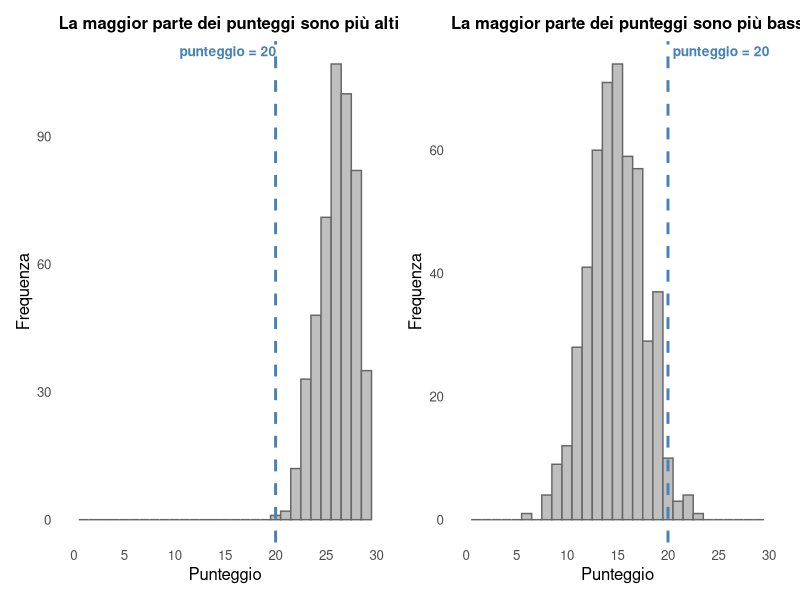
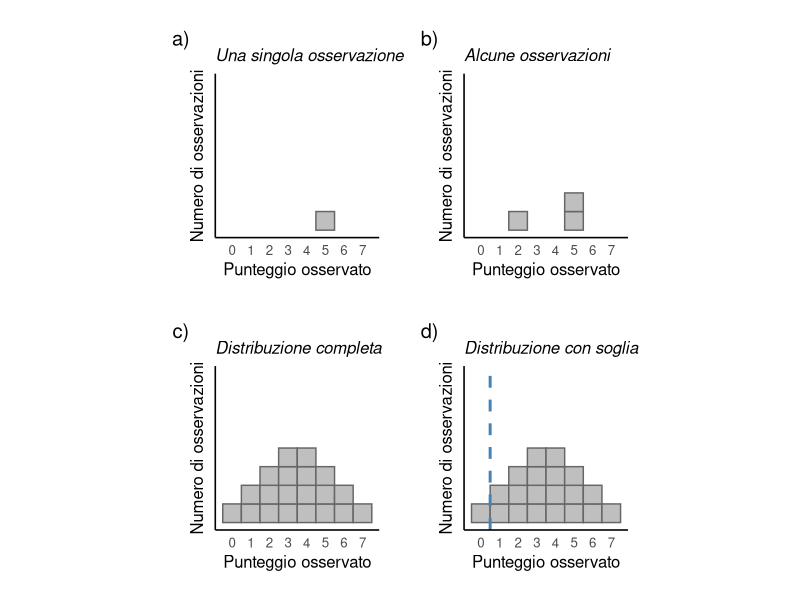
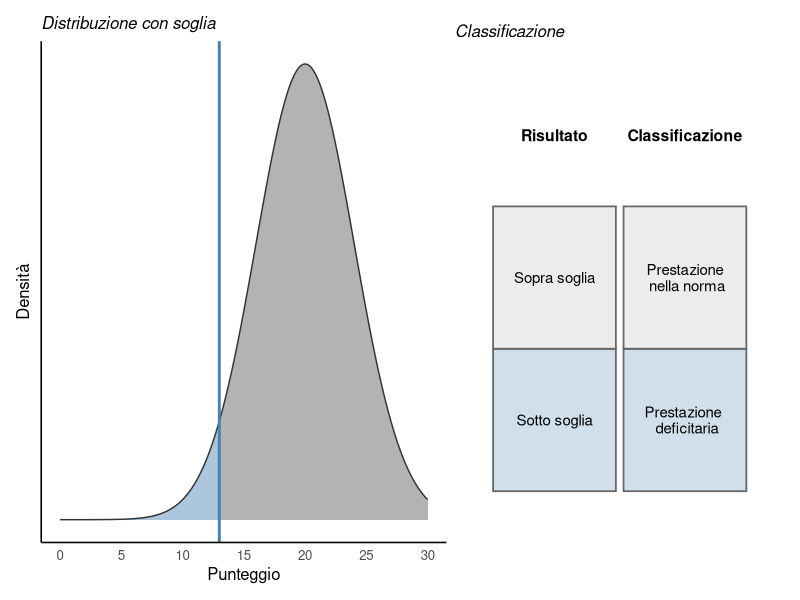
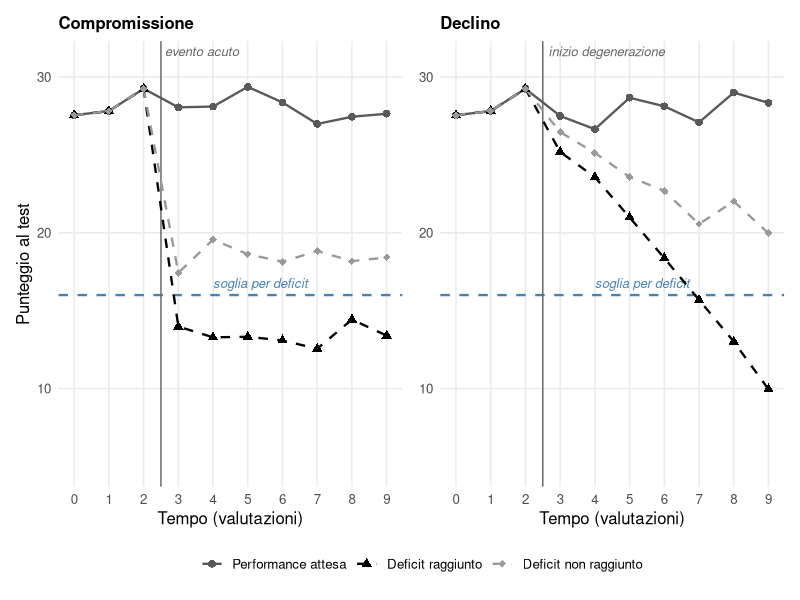
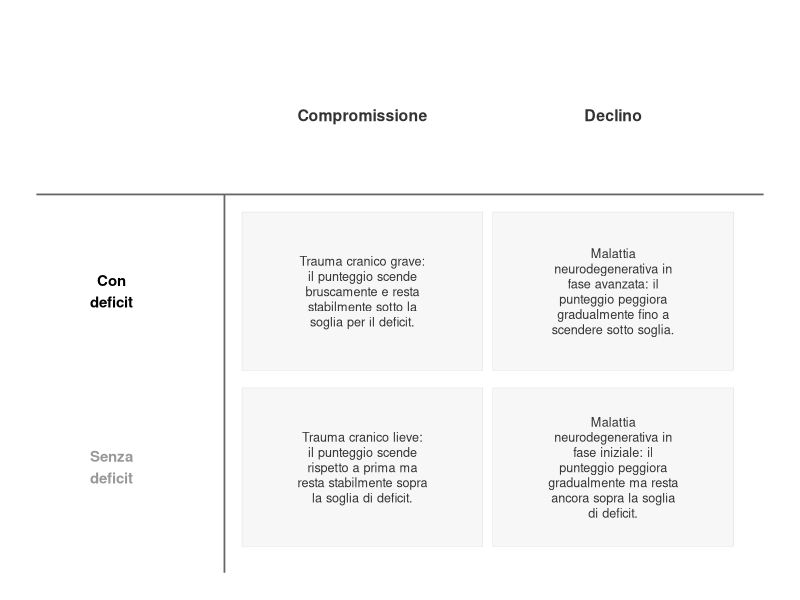
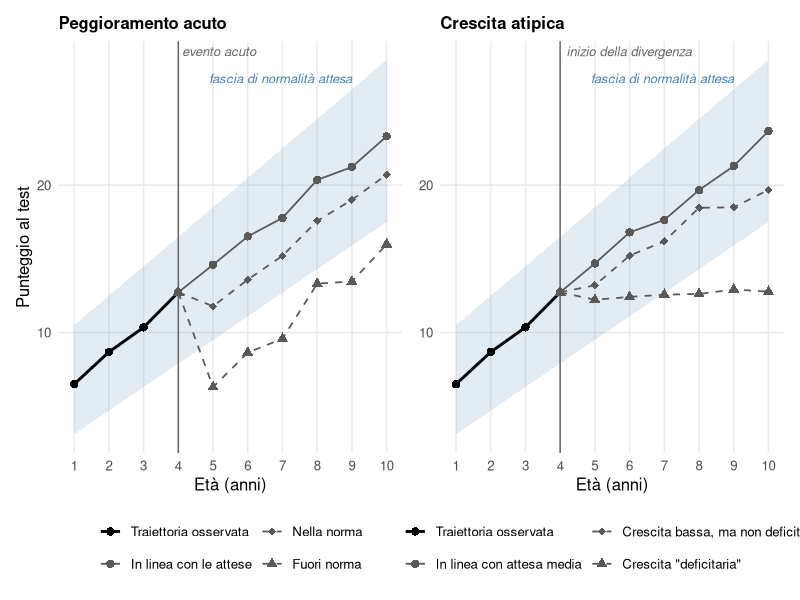

These figures' R source, in order:
## ---- chunk 1
#| label: fig-punteggio-20
#| echo: false
#| warning: false
#| message: false
#| fig-cap: "Lo stesso punteggio (20) con due significati molto diversi, a seconda della distribuzione dei punteggi nel gruppo di riferimento (dati simulati). A sinistra, un test in cui la maggior parte delle persone ottiene punteggi relativamente alti: 20 cade nella coda bassa della distribuzione. A destra, un test in cui in media i punteggi sono intorno a 15 e pochi ottengono un punteggio superiore a 18: lo stesso punteggio di 20 sarebbe considerato molto alto."
#| fig-width: 9
#| fig-height: 4
#| fig-dpi: 200
#| out-height: "250%"

library(ggplot2)
library(patchwork)

set.seed(42)
n <- 500

sim_facile <- data.frame(punteggio = rbinom(n, size = 30, prob = 0.87))
sim_difficile <- data.frame(punteggio = rbinom(n, size = 30, prob = 0.5))

tema_hist <- theme_minimal(base_size = 12) +
  theme(panel.grid.minor = element_blank(),
        panel.grid.major = element_blank(),
        plot.title = element_text(size = 12, face = "bold"))

evidenzia_20_dx <- list(
  geom_vline(xintercept = 20, colour = "steelblue", linewidth = 1, linetype = "dashed"),
  annotate("text", x = 20, y = Inf, label = "punteggio = 20", vjust = 1.5, hjust = -0.05,
           colour = "steelblue", fontface = "bold", size = 3.5),
  scale_x_continuous(limits = c(0, 30), breaks = seq(0, 30, 5)),
  labs(x = "Punteggio", y = "Frequenza")
)

evidenzia_20_sx <- list(
  geom_vline(xintercept = 20, colour = "steelblue", linewidth = 1, linetype = "dashed"),
  annotate("text", x = 10, y = Inf, label = "punteggio = 20", vjust = 1.5, hjust = -0.05,
           colour = "steelblue", fontface = "bold", size = 3.5),
  scale_x_continuous(limits = c(0, 30), breaks = seq(0, 30, 5)),
  labs(x = "Punteggio", y = "Frequenza")
)

p_facile <- ggplot(sim_facile, aes(x = punteggio)) +
  geom_histogram(binwidth = 1, boundary = -0.5, fill = "grey75", colour = "grey40") +
  evidenzia_20_sx +
  labs(title = "La maggior parte dei punteggi sono più alti") +
  tema_hist

p_difficile <- ggplot(sim_difficile, aes(x = punteggio)) +
  geom_histogram(binwidth = 1, boundary = -0.5, fill = "grey75", colour = "grey40") +
  evidenzia_20_dx +
  labs(title = "La maggior parte dei punteggi sono più bassi") +
  tema_hist

p_facile + p_difficile
## ---- chunk 2
#| label: fig-costruzione-istogramma
#| echo: false
#| warning: false
#| message: false
#| fig-cap: "Costruzione di una distribuzione di dati normativi a partire dalle singole osservazioni. In (a) è rappresentata una sola osservazione (punteggio = 5). In (b) sono rappresentate tre osservazioni (un punteggio di 2 e due punteggi di 5): ogni osservazione è visibile come un singolo quadratino, cosicché un punteggio ottenuto da più persone sia rappresentato da più quadratini impilati. In (c) è rappresentata una distribuzione completa, costruita impilando ogni singola osservazione di un ipotetico gruppo di riferimento di 20 persone. In (d) alla stessa distribuzione è stata aggiunta una soglia (linea verticale), che permette di distinguere le prestazioni considerate \"nella norma\" da quelle che non lo sono. (Adattato da Mondini, Mapelli, Arcara, Semeiotica e diagnosi neuropsicologica)"
#| fig-width: 8
#| fig-height: 6
#| fig-dpi: 200
#| out-width: "80%"

library(ggplot2)
library(patchwork)

# funzione ad hoc: aggiunge una singola osservazione ad un data.frame di
# quadratini, impilandola sopra le osservazioni già presenti per lo stesso
# punteggio. Usarla più volte (una per osservazione) rende facile
# aggiungere/togliere singole osservazioni per costruire ciascun pannello.
aggiungi_osservazione <- function(dati, punteggio) {
  n_gia_presenti <- sum(dati$punteggio == punteggio)
  nuova_osservazione <- data.frame(
    punteggio = punteggio,
    ymin = n_gia_presenti,
    ymax = n_gia_presenti + 1
  )
  rbind(dati, nuova_osservazione)
}

distanza_pannelli <- 15  # spazio tra i pannelli (punti): aumenta/diminuisci per più/meno distanza

tema_quadratini <- theme_minimal(base_size = 12) +
  theme(panel.grid = element_blank(),
        axis.text.y = element_blank(),
        axis.ticks.y = element_blank(),
        axis.line = element_line(colour = "black"),
        plot.title = element_text(size = 12, face = "italic"),
        plot.margin = margin(t = distanza_pannelli, r = distanza_pannelli,
                              b = distanza_pannelli, l = distanza_pannelli),
        aspect.ratio = 1)

disegna_quadratini <- function(dati, titolo) {
  ggplot(dati) +
    geom_rect(aes(xmin = punteggio - 0.5, xmax = punteggio + 0.5,
                   ymin = ymin, ymax = ymax),
              fill = "grey75", colour = "grey40") +
    scale_x_continuous(limits = c(-0.5, 7.5), breaks = 0:7) +
    scale_y_continuous(limits = c(0, 8)) +
    labs(x = "Punteggio osservato", y = "Numero di osservazioni", title = titolo) +
    tema_quadratini
}

# pannello a: una sola osservazione
dati_a <- data.frame(punteggio = numeric(0), ymin = numeric(0), ymax = numeric(0))
dati_a <- aggiungi_osservazione(dati_a, 5)

# pannello b: tre osservazioni
dati_b <- data.frame(punteggio = numeric(0), ymin = numeric(0), ymax = numeric(0))
dati_b <- aggiungi_osservazione(dati_b, 2)
dati_b <- aggiungi_osservazione(dati_b, 5)
dati_b <- aggiungi_osservazione(dati_b, 5)

# pannelli c e d: distribuzione completa (20 osservazioni)
dati_c <- data.frame(punteggio = numeric(0), ymin = numeric(0), ymax = numeric(0))
punteggi_completi <- rep(0:7, times = c(1, 2, 3, 4, 4, 3, 2, 1))
for (p in punteggi_completi) {
  dati_c <- aggiungi_osservazione(dati_c, p)
}

p_a <- disegna_quadratini(dati_a, "Una singola osservazione")
p_b <- disegna_quadratini(dati_b, "Alcune osservazioni")
p_c <- disegna_quadratini(dati_c, "Distribuzione completa")
p_d <- disegna_quadratini(dati_c, "Distribuzione con soglia") +
  geom_vline(xintercept = 0.5, linewidth = 1, colour = "steelblue", linetype=2)

(p_a + p_b) / (p_c + p_d) +
  plot_annotation(tag_levels = "a", tag_suffix = ")")
## ---- chunk 3
#| label: fig-classificazione-soglia
#| echo: false
#| warning: false
#| message: false
#| fig-cap: "Classificazione di un punteggio rispetto ad una soglia. A sinistra, la distribuzione dei punteggi nel gruppo di riferimento (dati simulati): l'area a destra della soglia (in grigio) corrisponde ai punteggi considerati \"nella norma\", l'area a sinistra della soglia (in blu) ai punteggi considerati \"deficitari\". A destra, la classificazione che ne risulta, a seconda che il punteggio osservato sia sopra o sotto la soglia."
#| fig-width: 9
#| fig-height: 4
#| fig-dpi: 200
#| out-width: "100%"

library(ggplot2)
library(patchwork)

soglia <- 13
media <- 20
sd_punteggio <- 4

colori_soglia <- c(sopra = "grey70", sotto = "steelblue")
alpha_soglia <- c(sopra = 1, sotto = 0.45)

# pannello sinistro: densità con soglia, colorata diversamente sopra/sotto soglia
x_sotto <- seq(0, soglia, length.out = 150)
x_sopra <- seq(soglia, 30, length.out = 150)
dens_sotto <- data.frame(punteggio = x_sotto,
                          densita = dnorm(x_sotto, mean = media, sd = sd_punteggio),
                          area = "sotto")
dens_sopra <- data.frame(punteggio = x_sopra,
                          densita = dnorm(x_sopra, mean = media, sd = sd_punteggio),
                          area = "sopra")
dens <- rbind(dens_sotto, dens_sopra)

dens_contorno <- data.frame(punteggio = seq(0, 30, length.out = 300))
dens_contorno$densita <- dnorm(dens_contorno$punteggio, mean = media, sd = sd_punteggio)

p_densita <- ggplot(dens, aes(x = punteggio, y = densita)) +
  geom_area(aes(fill = area, alpha = area), colour = NA) +
  geom_line(data = dens_contorno, colour = "grey20", linewidth = 0.5) +
  geom_vline(xintercept = soglia, linewidth = 1, colour = "steelblue") +
  scale_fill_manual(values = colori_soglia, guide = "none") +
  scale_alpha_manual(values = alpha_soglia, guide = "none") +
  scale_x_continuous(breaks = seq(0, 30, 5)) +
  labs(x = "Punteggio", y = "Densità", title = "Distribuzione con soglia") +
  theme_minimal(base_size = 12) +
  theme(panel.grid = element_blank(),
        axis.text.y = element_blank(),
        axis.ticks.y = element_blank(),
        axis.line = element_line(colour = "black"),
        plot.title = element_text(size = 12, face = "italic"))

# pannello destro: tabella risultato -> classificazione
col1 <- list(min = 0.3, max = 1.9, centro = 1.1)
col2 <- list(min = 2.0, max = 3.6, centro = 2.8)

celle_tabella <- data.frame(
  xmin = c(col1$min, col2$min, col1$min, col2$min),
  xmax = c(col1$max, col2$max, col1$max, col2$max),
  ymin = c(1.5, 1.5, 0.5, 0.5),
  ymax = c(2.5, 2.5, 1.5, 1.5),
  area = c("sopra", "sopra", "sotto", "sotto")
)

testo_tabella <- data.frame(
  x = c(col1$centro, col2$centro, col1$centro, col2$centro, col1$centro, col2$centro),
  y = c(3, 3, 2, 2, 1, 1),
  testo = c("Risultato", "Classificazione",
            "Sopra soglia", "Prestazione\n nella norma",
            "Sotto soglia", "Prestazione \n deficitaria"),
  intestazione = c(TRUE, TRUE, FALSE, FALSE, FALSE, FALSE)
)

p_tabella <- ggplot() +
  geom_rect(data = celle_tabella,
            aes(xmin = xmin, xmax = xmax, ymin = ymin, ymax = ymax, fill = area),
            alpha = 0.25, colour = "grey40", linewidth = 0.6) +
  geom_text(data = subset(testo_tabella, intestazione),
            aes(x = x, y = y, label = testo), fontface = "bold", size = 4) +
  geom_text(data = subset(testo_tabella, !intestazione),
            aes(x = x, y = y, label = testo), size = 3.8, lineheight = 0.9) +
  scale_fill_manual(values = colori_soglia, guide = "none") +
  coord_cartesian(xlim = c(0, 4), ylim = c(0.3, 3.5)) +
  labs(title = "Classificazione") +
  theme_void(base_size = 12) +
  theme(plot.title = element_text(size = 12, face = "italic"))

p_densita + p_tabella + plot_layout(widths = c(1.2, 1))
## ---- chunk 4
#| label: fig-compromissione-declino
#| echo: false
#| warning: false
#| message: false
#| fig-cap: "Andamento simulato del punteggio a un test in dieci valutazioni ripetute nel tempo, per due casi di compromissione (a sinistra) e due casi di declino (a destra), con lo stesso schema di colori/simboli usato per le traiettorie ipotetiche nella @fig-traiettoria-sviluppo (solo nero o scale di grigio). Tutte le traiettorie condividono lo stesso andamento stabile nelle prime tre valutazioni, prima dell'evento acuto o dell'inizio della degenerazione (linea sottile verticale). Il profilo \"Performance attesa\" (cerchi, linea continua) rappresenta l'andamento, stabile nel tempo, di una persona senza peggioramento. Il caso \"Deficit non raggiunto\" (diamanti, linea tratteggiata) si allontana dalla prestazione attesa ma resta sempre sopra la soglia per il deficit (linea tratteggiata orizzontale). Il caso \"Deficit raggiunto\" (triangoli, linea tratteggiata) scende sotto la soglia: bruscamente e poi stabilmente a sinistra, gradualmente a destra."
#| fig-width: 9
#| fig-height: 4.5
#| fig-dpi: 200
#| out-width: "100%"

library(ggplot2)
library(patchwork)

set.seed(123)

# --- Parametro per includere (o no) l'errore di misurazione nel grafico ---
# Impostare FALSE per disegnare solo il punteggio "vero" sottostante, senza rumore
includi_errore_misura <- TRUE
sd_errore <- 0.8

# Funzione modulare: aggiunge (o no) l'errore di misurazione a una traiettoria di punteggi veri
aggiungi_errore_misura <- function(punteggio_vero, sd = sd_errore, includi = includi_errore_misura) {
  if (includi) {
    punteggio_vero + rnorm(length(punteggio_vero), mean = 0, sd = sd)
  } else {
    punteggio_vero
  }
}

soglia <- 16
n_pre  <- 3
n_post <- 7
n_tempi <- n_pre + n_post
tempi <- 0:(n_tempi - 1)

tema_traiettorie <- theme_minimal(base_size = 12) +
  theme(panel.grid.minor = element_blank(),
        plot.title = element_text(size = 12, face = "bold"),
        legend.position = "bottom")

soglia_layer <- list(
  geom_hline(yintercept = soglia, linetype = "dashed", colour = "steelblue", linewidth = 0.8),
  annotate("text", x = n_pre + 1, y = soglia, label = "soglia per deficit", vjust = -0.7, hjust = 0,
           colour = "steelblue", fontface = "italic", size = 3.3)
)

# Schema di colori/simboli/linetype coerente con quello usato per le traiettorie ipotetiche
# nella @fig-traiettoria-sviluppo: solo nero o scale di grigio (niente azzurro), cerchio/linea
# continua per il profilo "in linea con le attese", diamante/tratteggiata per lo scarto che
# resta nella norma, triangolo/tratteggiata per lo scarto che raggiunge il deficit
colori_casi <- scale_colour_manual(values = c("Performance attesa" = "grey35",
                                               "Deficit raggiunto" = "black",
                                               "Deficit non raggiunto" = "grey60"))
forme_casi <- scale_shape_manual(values = c("Performance attesa" = 16,
                                             "Deficit raggiunto" = 17,
                                             "Deficit non raggiunto" = 18))
linee_casi <- scale_linetype_manual(values = c("Performance attesa" = "solid",
                                                "Deficit raggiunto" = "dashed",
                                                "Deficit non raggiunto" = "dashed"))

# Livello "vero" comune a tutte le traiettorie prima dell'evento/dell'inizio della degenerazione
# e valore stabile del profilo di prestazione attesa (nessun peggioramento): a differenza della
# traiettoria attesa crescente delle figure sull'età evolutiva, qui è piatto nel tempo
livello_iniziale <- 28
vero_attesa <- rep(livello_iniziale, n_tempi)

# Punti osservati nelle valutazioni pre-evento (t0...t_{n_pre-1}), condivisi da tutte le
# traiettorie (in entrambi i pannelli): prima dell'evento acuto o dell'inizio della degenerazione
# non c'è ancora nessuna differenza da osservare, quindi tutte le linee condividono lo stesso
# andamento di baseline. Ogni punto ha il proprio errore di misurazione indipendente, così il
# baseline appare stabile ma con la normale variabilità test-retest, non un singolo valore fisso
punti_iniziali <- aggiungi_errore_misura(rep(livello_iniziale, n_pre))

# Funzione modulare per costruire una traiettoria che condivide con le altre gli stessi punti
# di baseline ("punti_iniziali"), e prosegue poi con il proprio andamento "vero" (con il suo
# errore di misurazione indipendente) per le valutazioni successive all'evento
costruisci_traiettoria_condivisa <- function(vero) {
  c(punti_iniziali, aggiungi_errore_misura(vero[(n_pre + 1):n_tempi]))
}

# Linea sottile verticale che segna il momento dell'evento/inizio del peggioramento,
# posizionata subito dopo l'ultima valutazione di baseline
tempo_evento <- (n_pre - 1) + 0.5

evento_layer <- list(
  geom_vline(xintercept = tempo_evento, colour = "grey40", linewidth = 0.5),
  annotate("text", x = tempo_evento, y = Inf, label = "evento acuto", vjust = 1.5, hjust = -0.05,
           colour = "grey40", fontface = "italic", size = 3.3)
)

degenerazione_layer <- list(
  geom_vline(xintercept = tempo_evento, colour = "grey40", linewidth = 0.5),
  annotate("text", x = tempo_evento, y = Inf, label = "inizio degenerazione", vjust = 1.5, hjust = -0.05,
           colour = "grey40", fontface = "italic", size = 3.3)
)

# --- Pannello sinistro: compromissione (peggioramento improvviso e poi stabile) ---
# Tutte le traiettorie condividono lo stesso baseline (livello_iniziale) nelle valutazioni
# pre-evento, prima dell'evento acuto
vero_compr_deficit    <- c(rep(livello_iniziale, n_pre), rep(13, n_post))
vero_compr_no_deficit <- c(rep(livello_iniziale, n_pre), rep(19, n_post))

dat_compr <- data.frame(
  tempo = rep(tempi, 3),
  punteggio = c(costruisci_traiettoria_condivisa(vero_attesa),
                costruisci_traiettoria_condivisa(vero_compr_deficit),
                costruisci_traiettoria_condivisa(vero_compr_no_deficit)),
  caso = rep(c("Performance attesa", "Deficit raggiunto", "Deficit non raggiunto"), each = n_tempi)
)
dat_compr$caso <- factor(dat_compr$caso, levels = c("Performance attesa", "Deficit raggiunto", "Deficit non raggiunto"))

p_compr <- ggplot(dat_compr, aes(x = tempo, y = punteggio, colour = caso, shape = caso, linetype = caso)) +
  soglia_layer +
  evento_layer +
  geom_line(linewidth = 0.8) +
  geom_point(size = 2.3) +
  colori_casi +
  forme_casi +
  linee_casi +
  scale_x_continuous(breaks = tempi) +
  coord_cartesian(ylim = c(5, 31)) +
  labs(title = "Compromissione", x = "Tempo (valutazioni)", y = "Punteggio al test", colour = NULL, shape = NULL, linetype = NULL) +
  tema_traiettorie

# --- Pannello destro: declino (peggioramento graduale e progressivo) ---
# Tutte le traiettorie condividono lo stesso baseline (livello_iniziale) nelle valutazioni
# pre-evento, prima dell'inizio della degenerazione: il tempo relativo resta a 0 durante il
# baseline e cresce solo dopo, così la discesa parte solo dall'inizio della degenerazione
tempi_rel_post <- pmax(tempi - (n_pre - 1), 0)
vero_decl_deficit    <- livello_iniziale - (tempi_rel_post / n_post) * 18
vero_decl_no_deficit <- livello_iniziale - (tempi_rel_post / n_post) * 9

dat_decl <- data.frame(
  tempo = rep(tempi, 3),
  punteggio = c(costruisci_traiettoria_condivisa(vero_attesa),
                costruisci_traiettoria_condivisa(vero_decl_deficit),
                costruisci_traiettoria_condivisa(vero_decl_no_deficit)),
  caso = rep(c("Performance attesa", "Deficit raggiunto", "Deficit non raggiunto"), each = n_tempi)
)
dat_decl$caso <- factor(dat_decl$caso, levels = c("Performance attesa", "Deficit raggiunto", "Deficit non raggiunto"))

p_decl <- ggplot(dat_decl, aes(x = tempo, y = punteggio, colour = caso, shape = caso, linetype = caso)) +
  soglia_layer +
  degenerazione_layer +
  geom_line(linewidth = 0.8) +
  geom_point(size = 2.3) +
  colori_casi +
  forme_casi +
  linee_casi +
  scale_x_continuous(breaks = tempi) +
  coord_cartesian(ylim = c(5, 31)) +
  labs(title = "Declino", x = "Tempo (valutazioni)", y = NULL, colour = NULL, shape = NULL, linetype = NULL) +
  tema_traiettorie

p_compr + p_decl + plot_layout(guides = "collect") & theme(legend.position = "bottom")
## ---- chunk 5
#| label: fig-tabella-compromissione-declino
#| echo: false
#| warning: false
#| message: false
#| fig-cap: "Sintesi delle quattro combinazioni illustrate nella @fig-compromissione-declino (compromissione/declino, con/senza deficit) relative ad un disturbo acquisito, con un esempio clinico per ciascuna. Le colonne seguono lo stesso ordine della figura precedente; le etichette di riga riprendono gli stessi colori usati lì per i due casi (nero = deficit raggiunto, grigio = deficit non raggiunto)."
#| fig-width: 7.5
#| fig-height: 4
#| fig-dpi: 200
#| out-width: "100%"

library(ggplot2)

# Contenuto della tabella: intestazioni di colonna, intestazioni di riga (colorate
# come nella @fig-compromissione-declino) e un esempio per ciascuna delle 4 celle
tabella_dat <- data.frame(
  x = c(1, 2, 0, 0, 1, 2, 1, 2),
  y = c(2, 2, 1, 0, 1, 1, 0, 0),
  tipo = c("intestazione_colonna", "intestazione_colonna",
           "intestazione_riga", "intestazione_riga",
           "cella", "cella", "cella", "cella"),
  colore = c("grey20", "grey20", "black", "grey60",
             "grey20", "grey20", "grey20", "grey20"),
  testo = c(
    "Compromissione", "Declino",
    "Con\ndeficit", "Senza\ndeficit",
    "Trauma cranico grave: il punteggio scende bruscamente e resta stabilmente sotto la soglia per il deficit.",
    "Malattia neurodegenerativa in fase avanzata: il punteggio peggiora gradualmente fino a scendere sotto soglia.",
    "Trauma cranico lieve: il punteggio scende rispetto a prima ma resta stabilmente sopra la soglia di deficit.",
    "Malattia neurodegenerativa in fase iniziale: il punteggio peggiora gradualmente ma resta ancora sopra la soglia di deficit."
  )
)

# Va a capo automatico del testo, solo per le celle di esempio (più lunghe)
tabella_dat$testo_wrap <- ifelse(
  tabella_dat$tipo == "cella",
  vapply(tabella_dat$testo, function(x) paste(strwrap(x, width = 24), collapse = "\n"), character(1)),
  tabella_dat$testo
)

celle_sfondo <- expand.grid(x = c(1, 2), y = c(0, 1))

ggplot() +
  geom_tile(data = celle_sfondo, aes(x = x, y = y), width = 0.96, height = 0.9,
            fill = "grey97", colour = "grey80") +
  geom_segment(aes(x = -0.3, xend = 2.6, y = 1.55, yend = 1.55), colour = "grey40", linewidth = 0.6) +
  geom_segment(aes(x = 0.45, xend = 0.45, y = -0.6, yend = 1.55), colour = "grey40", linewidth = 0.6) +
  geom_text(data = subset(tabella_dat, tipo == "cella"),
            aes(x = x, y = y, label = testo_wrap), size = 3.2, lineheight = 1, colour = "grey20") +
  geom_text(data = subset(tabella_dat, tipo == "intestazione_colonna"),
            aes(x = x, y = y, label = testo_wrap), size = 4, fontface = "bold", colour = "grey20") +
  geom_text(data = subset(tabella_dat, tipo == "intestazione_riga"),
            aes(x = x, y = y, label = testo_wrap, colour = colore), size = 3.8, fontface = "bold") +
  scale_colour_identity() +
  coord_cartesian(xlim = c(-0.3, 2.6), ylim = c(-0.6, 2.5), clip = "off") +
  theme_void()
## ---- chunk 6
#| label: fig-traiettoria-sviluppo
#| echo: false
#| warning: false
#| message: false
#| fig-cap: "Traiettoria di sviluppo simulata (linea nera, punti pieni) dalla valutazione a 1 anno fino alla valutazione più recente, a 4 anni, identica nei due pannelli. Da qui si diramano tre traiettorie future ipotetiche per pannello, tutte in grigio scuro e incluse nella stessa legenda della traiettoria osservata. A sinistra (Peggioramento acuto): un evento acuto (linea verticale) può causare un peggioramento improvviso del punteggio; una traiettoria non ne risente e prosegue come atteso (cerchi, linea continua), una scende ma resta entro la fascia di normalità (diamanti, linea tratteggiata), una scende al punto da uscire subito dalla fascia e vi resta (triangoli, linea tratteggiata). A destra (Crescita atipica): dallo stesso punto (linea verticale \"inizio della divergenza\") la crescita può proseguire in linea con l'attesa (cerchi, linea continua), rallentare restando comunque entro la fascia (diamanti, linea tratteggiata), oppure allontanarsene gradualmente fino a uscirne (triangoli, linea tratteggiata). La fascia colorata rappresenta, in entrambi i pannelli, l'intervallo di normalità (soglia superiore e inferiore) atteso dal gruppo di riferimento per ciascuna età."
#| fig-width: 10
#| fig-height: 5.5
#| fig-dpi: 200
#| out-width: "100%"

library(ggplot2)
library(patchwork)

set.seed(100)

# --- Parametro per includere (o no) l'errore di misurazione nelle traiettorie ---
# Impostare FALSE per disegnare solo le traiettorie "vere" sottostanti, senza rumore
includi_errore_misura <- TRUE
sd_errore <- 0.6

# --- Parametro per mostrare (o no) la linea verticale che segna il momento della diramazione ---
mostra_linea_evento <- TRUE

# --- Parametro per impostare l'età (in anni) in cui avviene la diramazione, condiviso da
# entrambi i pannelli: qualunque valore tra 1 e max(eta) - 1, ad esempio anche 1 o 2 ---
eta_diramazione <- 4   # ultima valutazione nota, da cui si "diramano" le traiettorie future

# Funzione modulare: aggiunge (o no) l'errore di misurazione a una traiettoria di punteggi veri
aggiungi_errore_misura <- function(valori, sd = sd_errore, includi = includi_errore_misura) {
  if (includi) {
    valori + rnorm(length(valori), mean = 0, sd = sd)
  } else {
    valori
  }
}

eta <- 1:10

# Traiettoria attesa dal gruppo di riferimento, con fascia di normalità (soglie superiore e
# inferiore): condivisa da entrambi i pannelli
traiettoria_attesa <- 5 + 1.8 * eta
banda_ampiezza <- 3.5 + 0.2 * eta

dat_banda <- data.frame(
  eta = eta,
  attesa = traiettoria_attesa,
  soglia_sup = traiettoria_attesa + banda_ampiezza,
  soglia_inf = traiettoria_attesa - banda_ampiezza
)

banda_layer <- list(
  geom_ribbon(data = dat_banda, aes(x = eta, ymin = soglia_inf, ymax = soglia_sup),
              fill = "steelblue", alpha = 0.15, inherit.aes = FALSE),
  annotate("text", x = 9, y = dat_banda$soglia_sup[dat_banda$eta == 9], label = "fascia di normalità attesa",
           hjust = 1, vjust = -0.6, colour = "steelblue", fontface = "italic", size = 3.3)
)

# Traiettoria osservata (nera): sviluppo reale fino alla valutazione attuale, condivisa da
# entrambi i pannelli. Entra anche lei nella variabile "traiettoria", come livello aggiuntivo,
# così da comparire nella stessa legenda delle traiettorie future ipotetiche
eta_oss <- 1:eta_diramazione
dat_oss <- data.frame(
  eta = eta_oss,
  punteggio = aggiungi_errore_misura(5 + 1.8 * eta_oss),
  traiettoria = "Traiettoria osservata"
)

punto_diramazione <- dat_oss$punteggio[dat_oss$eta == eta_diramazione]

# Funzione modulare per la linea verticale (opzionale, vedi "mostra_linea_evento") che segna la
# diramazione, con etichetta specifica per ciascun pannello (come "evento acuto"/"inizio
# degenerazione" nella @fig-compromissione-declino)
linea_diramazione_layer <- function(etichetta) {
  if (!mostra_linea_evento) return(NULL)
  list(
    geom_vline(xintercept = eta_diramazione, colour = "grey40", linewidth = 0.5),
    annotate("text", x = eta_diramazione, y = Inf, label = etichetta,
             vjust = 1.5, hjust = -0.05, colour = "grey40", fontface = "italic", size = 3.3)
  )
}

# --- Pannello sinistro: peggioramento acuto ---

# Funzione modulare per costruire una traiettoria che, subito dopo l'evento acuto, scende di
# "entita_peggioramento" punti rispetto alla crescita attesa, e da lì prosegue con un tasso di
# crescita "rate" rispetto a quella attesa dal gruppo di riferimento (rate = 1, il valore di
# default, significa che lo scarto dalla norma introdotto dall'evento resta costante nel tempo)
costruisci_traiettoria_con_peggioramento_acuto <- function(entita_peggioramento, rate = 1, etichetta) {
  eta_futuro <- (eta_diramazione + 1):max(eta)
  incremento_atteso <- (5 + 1.8 * eta_futuro) - (5 + 1.8 * eta_diramazione)
  valore_dopo_evento <- punto_diramazione - entita_peggioramento
  valori_futuri <- aggiungi_errore_misura(valore_dopo_evento + rate * incremento_atteso)
  data.frame(
    eta = c(eta_diramazione, eta_futuro),
    punteggio = c(punto_diramazione, valori_futuri),
    traiettoria = etichetta
  )
}

dat_evento <- rbind(
  dat_oss,
  costruisci_traiettoria_con_peggioramento_acuto(entita_peggioramento = 0.0, rate = 1, etichetta = "In linea con le attese"),
  costruisci_traiettoria_con_peggioramento_acuto(entita_peggioramento = 2.8, rate = 1, etichetta = "Nella norma"),
  costruisci_traiettoria_con_peggioramento_acuto(entita_peggioramento = 8.0, rate = 1, etichetta = "Fuori norma")
)
dat_evento$traiettoria <- factor(dat_evento$traiettoria,
                                  levels = c("Traiettoria osservata", "In linea con le attese", "Nella norma", "Fuori norma"))

p_evento <- ggplot(dat_evento, aes(x = eta, y = punteggio, colour = traiettoria, group = traiettoria)) +
  banda_layer +
  linea_diramazione_layer("evento acuto") +
  geom_line(aes(linetype = traiettoria, linewidth = traiettoria)) +
  geom_point(aes(shape = traiettoria), size = 2.5) +
  scale_colour_manual(name = NULL, values = c("Traiettoria osservata" = "black", "In linea con le attese" = "grey35",
                                               "Nella norma" = "grey35", "Fuori norma" = "grey35")) +
  scale_linetype_manual(name = NULL, values = c("Traiettoria osservata" = "solid", "In linea con le attese" = "solid",
                                                 "Nella norma" = "dashed", "Fuori norma" = "dashed")) +
  scale_shape_manual(name = NULL, values = c("Traiettoria osservata" = 16, "In linea con le attese" = 16,
                                              "Nella norma" = 18, "Fuori norma" = 17)) +
  scale_linewidth_manual(name = NULL, values = c("Traiettoria osservata" = 1, "In linea con le attese" = 0.6,
                                                  "Nella norma" = 0.6, "Fuori norma" = 0.6)) +
  scale_x_continuous(breaks = eta) +
  labs(title = "Peggioramento acuto", x = "Età (anni)", y = "Punteggio al test") +
  guides(colour = guide_legend(nrow = 2), linetype = guide_legend(nrow = 2),
         shape = guide_legend(nrow = 2), linewidth = guide_legend(nrow = 2)) +
  theme_minimal(base_size = 12) +
  theme(panel.grid.minor = element_blank(),
        plot.title = element_text(size = 12, face = "bold"),
        legend.position = "bottom")

# --- Pannello destro: crescita atipica (graduale) ---

# Funzione modulare per costruire una traiettoria futura ipotetica, che parte dal punto di
# diramazione e cresce con un tasso "rate" rispetto alla crescita attesa dal gruppo di riferimento
# (rate = 1 significa crescita in linea con le attese, rate = 0 significa prestazione stabile)
costruisci_traiettoria_futura <- function(rate, etichetta) {
  eta_futuro <- (eta_diramazione + 1):max(eta)
  incremento_atteso <- (5 + 1.8 * eta_futuro) - (5 + 1.8 * eta_diramazione)
  valori_futuri <- aggiungi_errore_misura(punto_diramazione + rate * incremento_atteso)
  data.frame(
    eta = c(eta_diramazione, eta_futuro),
    punteggio = c(punto_diramazione, valori_futuri),
    traiettoria = etichetta
  )
}

dat_crescita <- rbind(
  dat_oss,
  costruisci_traiettoria_futura(rate = 1.00, etichetta = "In linea con attesa media"),
  costruisci_traiettoria_futura(rate = 0.65, etichetta = "Crescita bassa, ma non deficitaria"),
  costruisci_traiettoria_futura(rate = -0.05, etichetta = "Crescita \"deficitaria\"")
)
dat_crescita$traiettoria <- factor(dat_crescita$traiettoria,
                                    levels = c("Traiettoria osservata", "In linea con attesa media",
                                               "Crescita bassa, ma non deficitaria", "Crescita \"deficitaria\""))

p_crescita <- ggplot(dat_crescita, aes(x = eta, y = punteggio, colour = traiettoria, group = traiettoria)) +
  banda_layer +
  linea_diramazione_layer("inizio della divergenza") +
  geom_line(aes(linetype = traiettoria, linewidth = traiettoria)) +
  geom_point(aes(shape = traiettoria), size = 2.5) +
  scale_colour_manual(name = NULL, values = c("Traiettoria osservata" = "black", "In linea con attesa media" = "grey35",
                                               "Crescita bassa, ma non deficitaria" = "grey35", "Crescita \"deficitaria\"" = "grey35")) +
  scale_linetype_manual(name = NULL, values = c("Traiettoria osservata" = "solid", "In linea con attesa media" = "solid",
                                                 "Crescita bassa, ma non deficitaria" = "dashed", "Crescita \"deficitaria\"" = "dashed")) +
  scale_shape_manual(name = NULL, values = c("Traiettoria osservata" = 16, "In linea con attesa media" = 16,
                                              "Crescita bassa, ma non deficitaria" = 18, "Crescita \"deficitaria\"" = 17)) +
  scale_linewidth_manual(name = NULL, values = c("Traiettoria osservata" = 1, "In linea con attesa media" = 0.6,
                                                  "Crescita bassa, ma non deficitaria" = 0.6, "Crescita \"deficitaria\"" = 0.6)) +
  scale_x_continuous(breaks = eta) +
  labs(title = "Crescita atipica", x = "Età (anni)", y = NULL) +
  guides(colour = guide_legend(nrow = 2), linetype = guide_legend(nrow = 2),
         shape = guide_legend(nrow = 2), linewidth = guide_legend(nrow = 2)) +
  theme_minimal(base_size = 12) +
  theme(panel.grid.minor = element_blank(),
        plot.title = element_text(size = 12, face = "bold"),
        legend.position = "bottom")

# Le categorie ipotetiche sono diverse nei due pannelli (narrativamente specifiche per ciascun
# caso), quindi qui non si usa plot_layout(guides = "collect"): ogni pannello mantiene la sua
# legenda, coerente con le proprie etichette
p_evento + p_crescita
